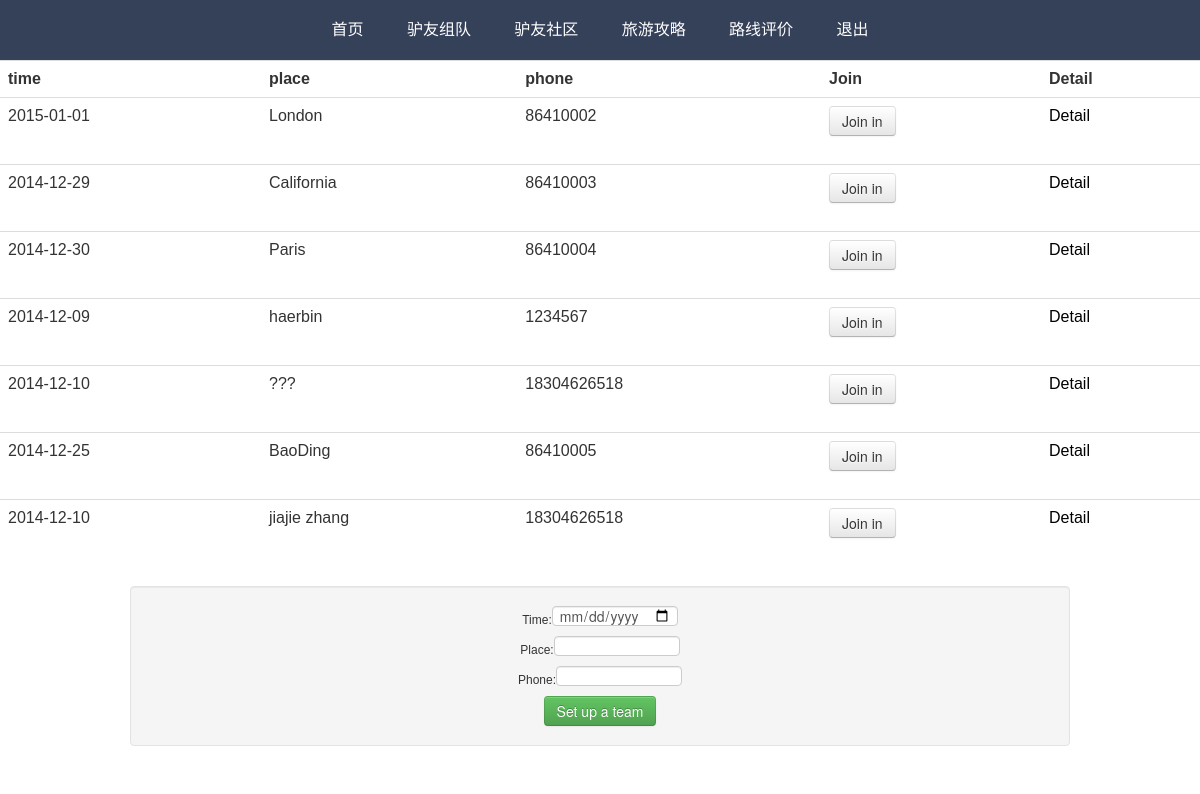
The app's page /partner.php (signed in) with its own data.
### tables this page shows
CREATE TABLE IF NOT EXISTS `partner` (
  `sum` int(20) NOT NULL,
  `time` date NOT NULL,
  `place` varchar(20) NOT NULL,
  `phone` varchar(20) NOT NULL,
  `teamid` int(20) NOT NULL AUTO_INCREMENT,
  PRIMARY KEY (`teamid`)
);

### partner.php (the view, shortened to what this page needs)
<html>
<head>
   <link href="css/bootstrap.min.css" rel="stylesheet">
</head>
<body>
<link href="images/style1.css" rel="stylesheet" type="text/css" />
<ul id="nav">
    <li><a href="index.php">首页</a></li>
    <li><a href="partner.php">驴友组队</a></li>
    <li><a href="rocboss/index.php">驴友社区</a></li>
    <li><a href="gonglv/index.php">旅游攻略</a></li>
    <li><a href="in.php">路线评价</a></li>
    <li><a href="logout.php">退出</a></li>
</ul>
<table class="table table-border table-hover">
							<tr>
								<th>time</th>
								<th>place</th>
								<th>phone</th>
								<th>Join</th>
								<th>Detail</th>
							</tr>
<?php
	$result=mysql_query("select * from partner");
	while ($row=mysql_fetch_array($result))
	{
		$teamid=$row['teamid'];
		echo "<tr>";
			echo "<td>" . $row['time'] . "</td>";
			echo "<td>" . $row['place'] . "</td>";
			echo "<td>" . $row['phone'] . "</td>";
		?>
			<td><form action="<?php echo $_SERVER["PHP_SELF"];?>" method = "post">
						<button type="submit" name="submit" class="btn">Join in</button>
						</form></td>
		<?php
			echo '<td><a href="team_info.php? teamid='.$teamid.'">Detail</a></td>';
		echo "</tr>";
	}
	echo "</table>";
?>
<div class="container">
<form  class="well" action="set_team.php" method = "post">
	Time:<input type="date" name="time" class="span2" /><br />
	Place:<input type="text" name= "place" class="span2" /><br />
	Phone:<input type="text" name= "phone" class="span2" /><br />
	<button type="submit" class="btn btn-success">Set up a team</button>
</form>
</div>

### images/style1.css (style rules this page uses)
body, div, ul, li { margin:0; padding:0;font-style: normal;font:12px/22px "\5B8B\4F53",Arial, Helvetica, sans-serif }
ol, ul ,li { list-style:none }
body { text-align:center }
a { color:#000000;text-decoration:none }
ul#nav { width:100%; height:60px; background:#354059;margin:0 auto }
ul#nav li { display:inline; height:60px }
ul#nav li a { display:inline-block; padding:0 20px; height:60px; line-height:60px; color:#FFF; font-family:"\5FAE\8F6F\96C5\9ED1"; font-size:16px }

### records on screen
partner: time "2015-01-01", place "London", phone "86410002"
partner: time "2014-12-29", place "California", phone "86410003"
partner: time "2014-12-30", place "Paris", phone "86410004"
partner: time "2014-12-09", place "haerbin", phone "1234567"
partner: time "2014-12-10", place "???", phone "18304626518"
partner: time "2014-12-25", place "BaoDing", phone "86410005"
partner: time "2014-12-10", place "jiajie zhang", phone "18304626518"
